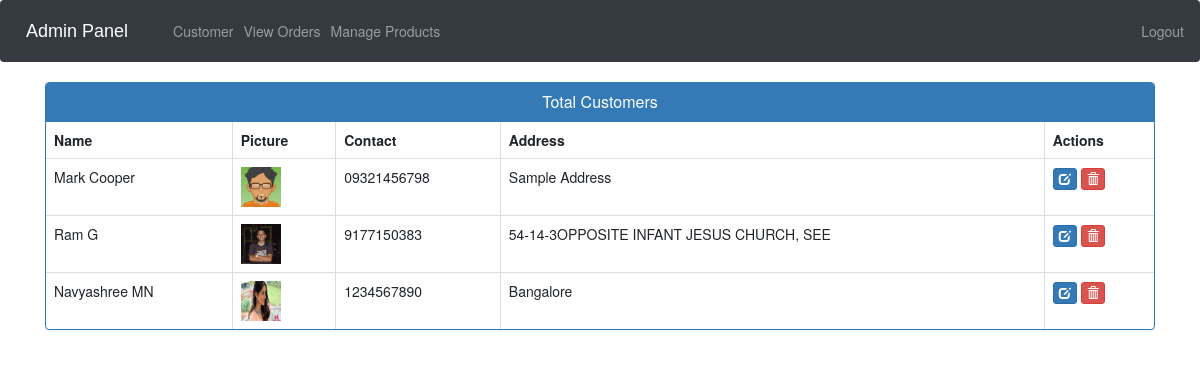
The app's page /view-customer (signed in) with its own data.
### ecom/models.py (models this page shows, shortened)
class Customer(models.Model):
    user=models.OneToOneField(User,on_delete=models.CASCADE)
    profile_pic= models.ImageField(upload_to='profile_pic/CustomerProfilePic/',null=True,blank=True)
    address = models.CharField(max_length=40)
    mobile = models.CharField(max_length=20,null=False)
    @property
    def get_name(self):
        return self.user.first_name+" "+self.user.last_name

### ecom/views.py (the view)
# urls.py: path("view-customer", views.view_customer_view, name="view-customer"),
@login_required(login_url="adminlogin")
def view_customer_view(request):
    customers = models.Customer.objects.all()
    return render(request, "ecom/view_customer.html", {"customers": customers})

### templates/ecom/view_customer.html (shortened to what this page needs)
{% extends 'ecom/admin_base.html' %} {% load static %} {% block content %}
<head>
  <link
    href="//netdna.bootstrapcdn.com/bootstrap/3.0.0/css/bootstrap.min.css"
    rel="stylesheet"
    id="bootstrap-css"
  />
</head>
<div class="container">
  <div class="panel panel-primary">
    <div class="panel-heading">
      <h6 class="panel-title">Total Customers</h6>
    </div>
    <table class="table table-hover table-bordered" id="dev-table">
      <thead>
        <tr>
          <th>Name</th>
          <th>Picture</th>
          <th>Contact</th>
          <th>Address</th>
          <th>Actions</th>
        </tr>
      </thead>
      {% for c in customers %}
      <tr>
        <td>{{c.get_name}}</td>
        <td>
          <img
            src="{% static c.profile_pic.url %}"
            alt="Profile Pic"
            height="40px"
            width="40px"
          />
        </td>
        <td>{{c.mobile}}</td>
        <td>{{c.address}}</td>
        <td>
          <a
            class="btn btn-primary btn-xs"
            href="{% url 'update-customer' c.id  %}"
            ><span class="glyphicon glyphicon-edit"></span
          ></a>
          <a
            class="btn btn-danger btn-xs"
            href="{% url 'delete-customer' c.id  %}"
            ><span class="glyphicon glyphicon-trash"></span
          ></a>
        </td>
      </tr>
      {% endfor %}
    </table>
  </div>
</div>
{% endblock content %}

### templates/ecom/view_customer.html (style rules this page uses)
a:link { text-decoration: none; }
h6 { text-align: center; }

### records on screen
Customer: get_name "Mark Cooper", profile_pic (picture), mobile "09321456798", address "Sample Address"
Customer: get_name "Ram G", profile_pic (picture), mobile "9177150383", address "54-14-3OPPOSITE INFANT JESUS CHURCH, SEE"
Customer: get_name "Navyashree MN", profile_pic (picture), mobile "1234567890", address "Bangalore"
